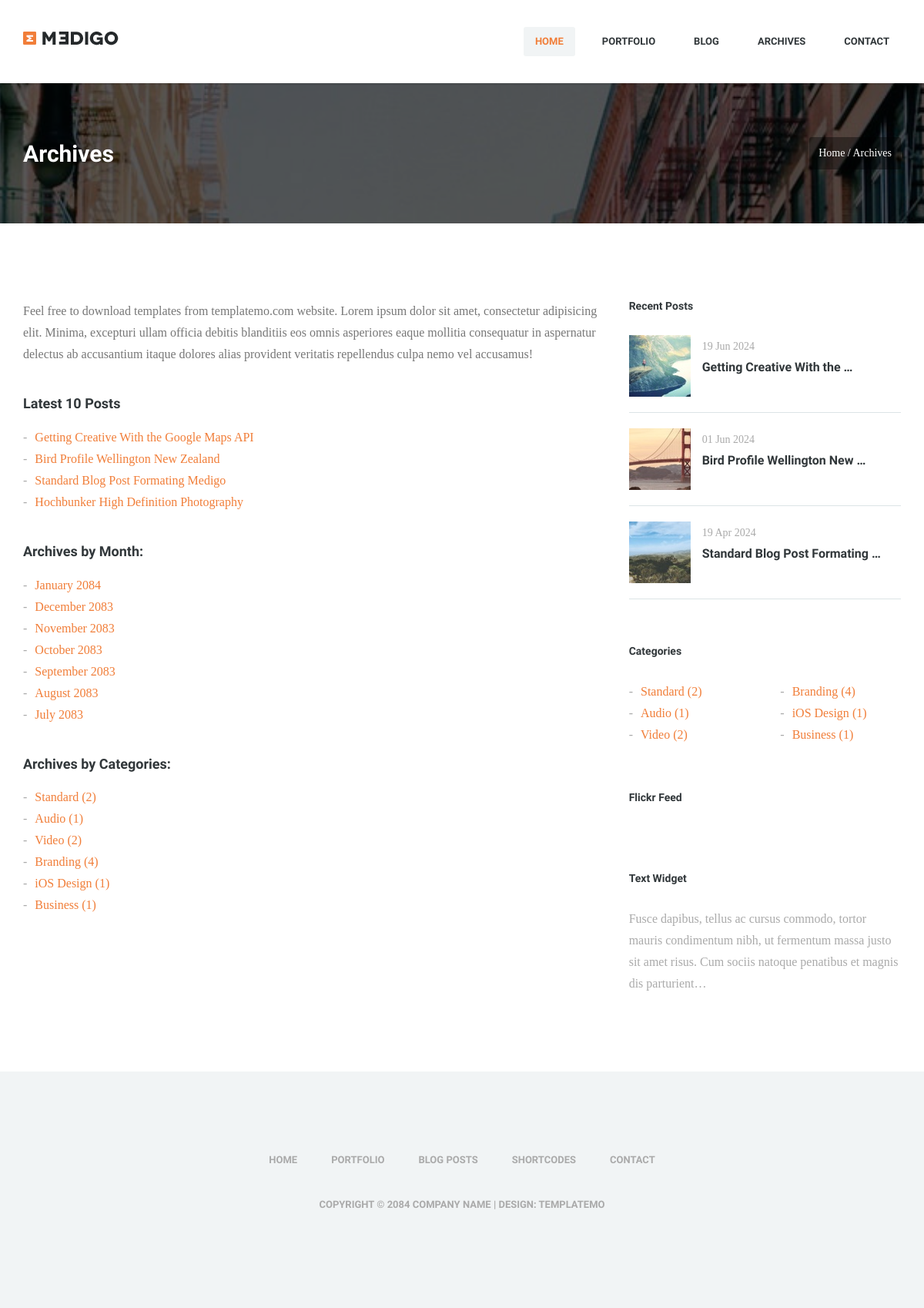
The page /archives on the database its author committed.
### blog/models.py (models this page shows, shortened)
class Post(models.Model):
    image = models.ImageField(upload_to='blog/', default='blog/default.jpg')
    image_thumbnail = models.ImageField(upload_to='blog/')
    author = models.ForeignKey(User, null=True, on_delete=models.SET_NULL)
    title = models.CharField(max_length=255)
    content = models.TextField()
    category = models.ManyToManyField(Category)
    counted_view = models.IntegerField(default=0)
    status = models.BooleanField(default=False)
    published_date = models.DateTimeField(null=True)
    created_date = models.DateTimeField(auto_now_add=True)
    updated_date = models.DateTimeField(auto_now=True)
    def create_thumbnail(self):
        if not self.image:
            return
        img = Image.open(self.image.path)
        width, height = img.size
        min_dim = min(width, height)
        left = (width - min_dim) // 2
        top = (height - min_dim) // 2
        right = (width + min_dim) // 2
        bottom = (height + min_dim) // 2
        img = img.crop((left, top, right, bottom))
        size = (80, 80)
        img.thumbnail(size)
        thumb_filename = f"{os.path.splitext(self.image.name)[0]}_thumb.jpg"
        thumb_path = os.path.join(thumb_filename)
        full_thumb_path = os.path.join(settings.MEDIA_ROOT, thumb_path)
        img.save(full_thumb_path, 'JPEG', quality=95)
        self.image_thumbnail = thumb_path
        self.save()
    class Meta:
        ordering = ('-created_date',)

class Category(models.Model):
     name = models.CharField(max_length=255)
     def __str__(self):
          return self.name

### website/views.py (the view)
# urls.py: path('archives', archives_view, name = 'archives'),
def archives_view(request):
    return render(request, 'website/archives.html')

### blog/templatetags/blog_tags.py (called while the page is built)
@register.inclusion_tag('blog/blog-categories.html')
def categories():
    posts = Post.objects.filter(status = True)
    categories = Category.objects.all()
    cat_dict = {}
    mid_index = len(categories) // 2
    for name in categories:
        cat_dict[name] = posts.filter(category=name).count()
    keys1 = categories[:mid_index]
    keys2 = categories[mid_index:]
    dict1 = {key: cat_dict[key] for key in keys1}
    dict2 = {key: cat_dict[key] for key in keys2}
    return {'cat1': dict1, 'cat2': dict2}

@register.inclusion_tag('blog/blog-recentposts.html')
def recentposts(arg=2):
    posts = Post.objects.filter(status = True).order_by('-published_date')[:arg]
    return {'posts': posts}

@register.simple_tag
def check_thumbnail(post):
    if 'default' in post.image_thumbnail.url:
        post.create_thumbnail()
    if post.image_thumbnail is None:
        post.create_thumbnail()
    post.create_thumbnail()
    return 0

### website/templatetags/website_tags.py (called while the page is built)
@register.inclusion_tag('website/archives-late10posts.html')
def archives_late10posts():
    posts = Post.objects.filter(status = True).order_by('-published_date')[:10]
    return {'posts': posts}

@register.inclusion_tag('website/archives-categories.html')
def archives_by_categories():
    posts = Post.objects.filter(status = True)
    categories = Category.objects.all()
    cat_dict = {}
    for name in categories:
        cat_dict[name] = posts.filter(category=name).count()
    return {'categories': cat_dict}

### templates/website/archives.html (shortened to what this page needs)
{% extends 'base.html' %}
{% load static %}
{% load blog_tags %}
{% load website_tags %}
{% block content %}
<div class="first-widget parallax" id="blog">
	<div class="parallax-overlay">
		<div class="container pageTitle">
			<div class="row">
				<div class="col-md-6 col-sm-6">
					<h2 class="page-title">Archives</h2>
				</div>
				<div class="col-md-6 col-sm-6 text-right">
					<span class="page-location">Home / Archives</span>
				</div>
			</div>
		</div>
	</div>
</div>
<div class="container">
	<div class="row">
		<div class="col-md-8 blog-posts">
			<div class="row">
				<div class="col-md-12">
					<div class="archive-wrapper">
						<p>Feel free to download templates from templatemo.com website. Lorem ipsum dolor sit amet,
							consectetur adipisicing elit. Minima, excepturi ullam officia debitis blanditiis eos omnis
							asperiores eaque mollitia consequatur in aspernatur delectus ab accusantium itaque dolores
							alias provident veritatis repellendus culpa nemo vel accusamus!</p>
						{% archives_late10posts %}
						<h3 class="archive-title">Archives by Month:</h3>
						<ul class="archive-list">
							<li><a href="#">January 2084</a></li>
							<li><a href="#">December 2083</a></li>
							<li><a href="#">November 2083</a></li>
							<li><a href="#">October 2083</a></li>
							<li><a href="#">September 2083</a></li>
							<li><a href="#">August 2083</a></li>
							<li><a href="#">July 2083</a></li>
						</ul>
						{% archives_by_categories %}
					</div>
				</div>
			</div>
		</div>
		<div class="col-md-4">
			<div class="sidebar">
				{% recentposts 3 %}
				{% categories %}
				<div class="sidebar-widget">
					<h5 class="widget-title">Flickr Feed</h5>
				</div>
				<div class="sidebar-widget">
					<h5 class="widget-title">Text Widget</h5>
					<p class="light-text">Fusce dapibus, tellus ac cursus commodo, tortor mauris condimentum nibh, ut
						fermentum massa justo sit amet risus. Cum sociis natoque penatibus et magnis dis parturient…
					</p>
				</div>
			</div>
		</div>
	</div>
</div>
{% endblock %}

### templates/website/archives-late10posts.html
{% load static %}
{% load website_tags %}
<h3 class="archive-title">Latest 10 Posts</h3>
<ul class="archive-list">
    {% for post in posts %}
    <li><a href="{% url 'blog:single' post.id %}">{{post.title}}</a></li>
    {% endfor %}
</ul>

### templates/website/archives-categories.html
{% load static %}
{% load website_tags %}
<h3 class="archive-title">Archives by Categories:</h3>
<ul class="archive-list">
    {% for name, count in categories.items %}
    <li><a href="{% url 'blog:category' cat_name=name%}">{{name}} ({{count}})</a></li>
    {% endfor %}
</ul>

### templates/blog/blog-recentposts.html (shortened to what this page needs)
{% load static %}
{% load blog_tags %}
<div class="sidebar-widget">
    <h5 class="widget-title">Recent Posts</h5>
    {% for post in posts %}
    <div class="last-post clearfix">
        <div class="thumb pull-left">
            <a href="{% url 'blog:single' post.id %}"><img src="{{post.image_thumbnail.url}}" alt=""></a>
        </div>
        <div class="content">
            <span>{{post.published_date|date:"d M Y"}}</span>
            <h4><a href="{% url 'blog:single' post.id %}">{{post.title|safe|truncatewords:4}}</a></h4>
        </div>
    </div>
    {% endfor %}
</div>

### templates/blog/blog-categories.html
{% load static %}
<div class="sidebar-widget">
    <h5 class="widget-title">Categories</h5>
    <div class="row categories">
            <div class="col-md-6">
                <ul>
                    {% for name, count in cat1.items %}
                    <li><a href="{% url 'blog:category' cat_name=name %}">{{name}} ({{count}})</a></li>
                    {% endfor %}
                </ul>
            </div>
            <div class="col-md-6">
                <ul>
                    {% for name, count in cat2.items %}
                    <li><a href="{% url 'blog:category' cat_name=name %}">{{name}} ({{count}})</a></li>
                    {% endfor %}
                </ul>
            </div>
    </div>
</div>

### statics/css/orange-scheme.css (style rules this page uses)
body { background: white; font-size: 16px; font-family: "PT Serif", Georgia, serif; font-weight: normal; font-style: normal; line-height: 28px; color: #777777; -webkit-font-smoothing: antialiased; -webkit-text-size-adjust: 100%; }
h1, h2, h3, h4, h5, h6 { color: #31373a; font-family: "Raleway", sans-serif; font-weight: normal; }
h1 a, h2 a, h3 a, h4 a, h5 a, h6 a { font-weight: inherit; }
h2 { font-size: 30px; }
h3 { font-size: 24px; }
h4 { line-height: 1.7; font-size: 20px; }
h5 { font-size: 16px; }
p { margin: 0 0 20px 0; }
a, a:visited { color: #f17e39; text-decoration: none !important; outline: 0; }
*, *:before, *:after { -moz-box-sizing: border-box; -webkit-box-sizing: border-box; box-sizing: border-box; }
.main-nav ul, .main_menu, .main_menu li ul, #filters, .pages, .project-single .meta-post, .archive-wrapper .archive-list, .categories ul, .thumbs, .footer-menu { list-style: none; padding: 0; margin: 0; }
a, a:visited { -webkit-transition: all 150ms ease-in; -moz-transition: all 150ms ease-in; -o-transition: all 150ms ease-in; transition: all 150ms ease-in; }
.service-section, .first-widget { position: relative; margin-top: 108px; }
.light-text { color: #aaaaaa; }
#blog { background-image: url("../images/includes/blog.jpg"); }
.parallax { background-attachment: fixed; background-repeat: no-repeat; background-position: center center; background-size: cover; color: #fff; overflow: hidden; }
.parallax-overlay { background-color: rgba(0, 0, 0, 0.65); }
.pageTitle { padding-top: 70px; padding-bottom: 70px; }
.page-title { color: white; margin: 5px 0 0 0; font-size: 30px; font-weight: 800; }
.page-location { background-color: rgba(0, 0, 0, 0.4); display: inline-block; font-size: 14px; padding: 7px 12px; -webkit-border-radius: 3px; -moz-border-radius: 3px; -ms-border-radius: 3px; -o-border-radius: 3px; border-radius: 3px; }
.blog-posts { margin-top: 100px; }
.archive-wrapper { margin-bottom: 100px; }
.archive-wrapper .archive-title { font-size: 18px; font-weight: 700; margin: 40px 0 20px 0; }
.archive-wrapper .archive-list { margin-top: 20px; }
.archive-wrapper .archive-list li { line-height: 28px; }
.archive-wrapper .archive-list li:before { content: '-'; color: #aaaaaa; margin-right: 10px; }
.sidebar { margin-top: 100px; margin-bottom: 100px; }
.sidebar-widget { margin-bottom: 60px; }
.widget-title { font-size: 14px; font-weight: 800; margin: 0 0 30px 0; }
.last-post { padding-bottom: 20px; margin-bottom: 20px; border-bottom: 1px solid #dce4e6; }
.last-post .thumb { overflow: hidden; margin-right: 15px; }
.last-post .thumb img { width: 100%; }
.last-post .content { overflow: hidden; }
.last-post .content span { color: #aaaaaa; font-size: 14px; margin: 0 0 10px 0; line-height: 14px; }
.last-post .content h4 { font-size: 16px; font-weight: 600; margin: 0; }
.last-post .content h4 a { color: #31373a; }
.categories ul li:before { content: '-'; color: #aaaaaa; margin-right: 10px; }

### rows shown on the page
Post: title "Getting Creative With the Google Maps API", image_thumbnail (picture), published_date "19 Jun 2024", title "Getting Creative With the …"
Post: title "Bird Profile Wellington New Zealand", image_thumbnail (picture), published_date "01 Jun 2024", title "Bird Profile Wellington New …"
Post: title "Standard Blog Post Formating Medigo", image_thumbnail (picture), published_date "19 Apr 2024", title "Standard Blog Post Formating …"
Post: title "Hochbunker High Definition Photography"
Category: name "Standard", count "2"
Category: name "Audio", count "1"
Category: name "Video", count "2"
Category: name "Branding", id "4"
Category: name "iOS Design", count "1"
Category: name "Business", count "1"
